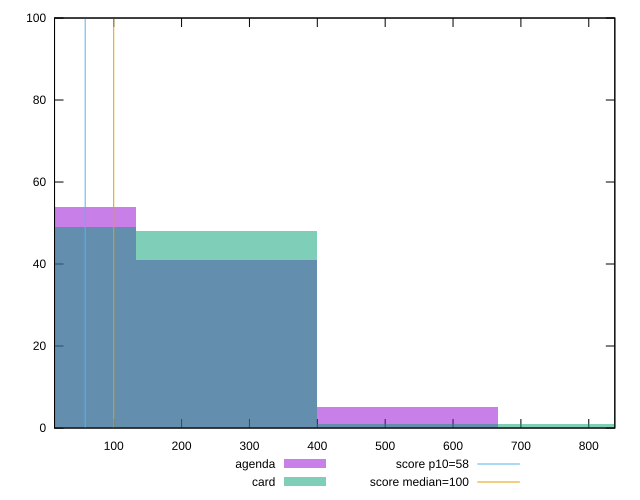

Write gnuplot code to recreate this figure.
reset

$agenda <<EOF
533.5493351398338 5
0 54
266.7746675699169 41
EOF

$card <<EOF
266.7746675699169 48
0 49
800.3240027097507 1
533.5493351398338 1
EOF

set key outside below
set boxwidth 266.7746675699169
set xrange [12.8:838.4000000000015]
set yrange [0:100]
set trange [0:100]
set style fill transparent solid 0.5 noborder

set parametric
set terminal svg size 640, 500 enhanced background rgb 'white'
set output "reports/report_00027_2021-02-24T12-40-31.850Z/estimated-input-latency/comparison/histogram/1_vs_2.svg"

plot $agenda title "agenda" with boxes, \
     $card title "card" with boxes, \
     58,t title "score p10=58", \
     100,t title "score median=100"

reset
